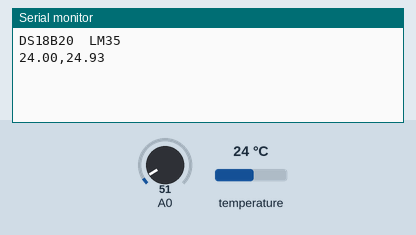
This sketch was run on a simulated Arduino Uno, built with avr-gcc and run on an emulated ATmega328P. Parts: the last lines printed to the serial monitor. The test bench sets the inputs (shaded band); at power-on: temperature 24 °C, A0 = 51.

Above: at 2.2 s.
2.3 s: temperature set to 12 °C
At 4.5 s:
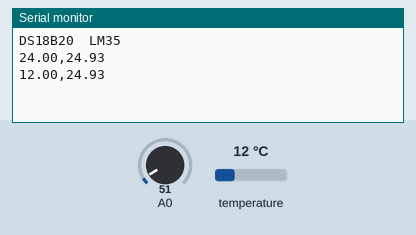
4.8 s: A0 set to 61
At 6.1 s:
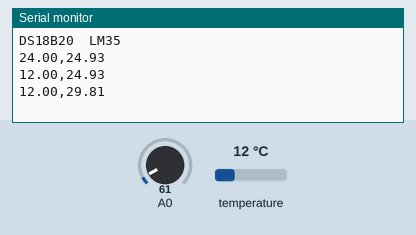
7.3 s: temperature set to 19 °C
At 9.6 s:
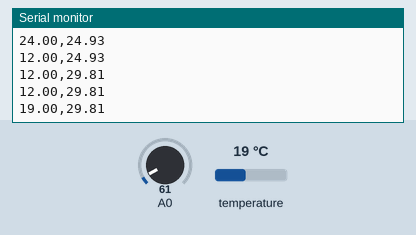
9.8 s: A0 set to 71
At 11.1 s:
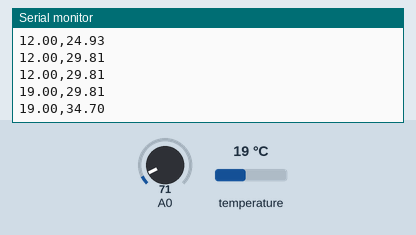
Timing chart, 0 to 12.8 s (numbered marks = the images above; inputs shaded):
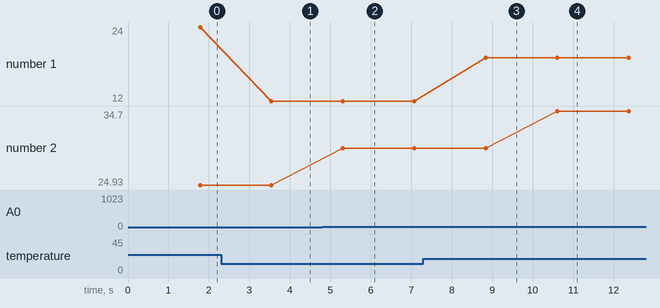

The sketch:

LM35_con_DS18B20.ino
```cpp
#include <OneWire.h>
#include <DallasTemperature.h>
OneWire ourWire1(9);
DallasTemperature sensors1(&ourWire1);
void setup() {
delay(1000);
Serial.begin (9600);
sensors1.begin();
Serial.print("DS18B20");
Serial.print("\t");
Serial.println("LM35");
}
void loop() {
sensors1.requestTemperatures();
float temp1= sensors1.getTempCByIndex(0);
Serial.print (temp1);
Serial.print(",");
Serial.println(analogRead(A0)*500.0/1023.0);
delay(1000);
}
```

Measured:
- after the input at 2.3 s, the serial monitor: prints a new line after 1.2 s (image 1)
- after the input at 4.8 s, the serial monitor: prints a new line after 0.51 s (image 2)
- after the input at 7.3 s, the serial monitor: prints a new line after 1.5 s (image 3)
- after the input at 9.8 s, the serial monitor: prints a new line after 0.81 s (image 4)
- plotted number 1: 24 → 12 after the input at 2.3 s, 12 → 19 after the input at 7.3 s
- plotted number 2: 24.93 → 29.81 after the input at 4.8 s, 29.81 → 34.7 after the input at 9.8 s
